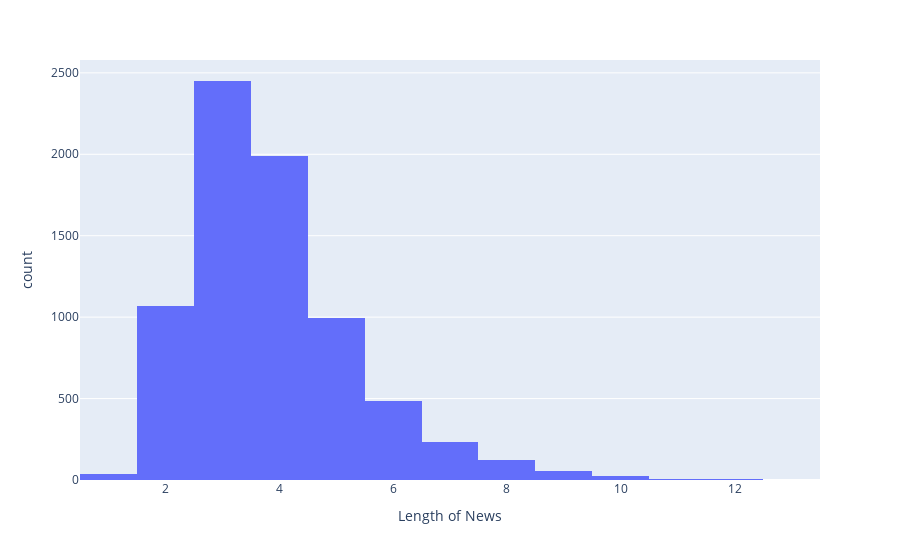

Write notebook code for a chart like this one.
### Code cell
fig = px.histogram(data, x="Length of News")
fig.show()

### Figure 1 — Plotly figure (JSON) as saved in the notebook; plotly's stock layout.template omitted (floating-point values rounded to 4 significant figures; data arrays with more than 128 entries replaced by an {"elided": "..."} marker saying what was removed)
{"data": [{"alignmentgroup": "True", "bingroup": "x", "hovertemplate": "Length of News=%{x}<br>count=%{y}<extra></extra>", "legendgroup": "", "marker": {"color": "#636efa", "pattern": {"shape": ""}}, "name": "", "offsetgroup": "", "orientation": "v", "showlegend": false, "type": "histogram", "x": {"elided": "7470 int values"}, "xaxis": "x", "yaxis": "y"}], "layout": {"barmode": "relative", "legend": {"tracegroupgap": 0}, "margin": {"t": 60}, "xaxis": {"anchor": "y", "domain": [0, 1], "title": {"text": "Length of News"}}, "yaxis": {"anchor": "x", "domain": [0, 1], "title": {"text": "count"}}}}
